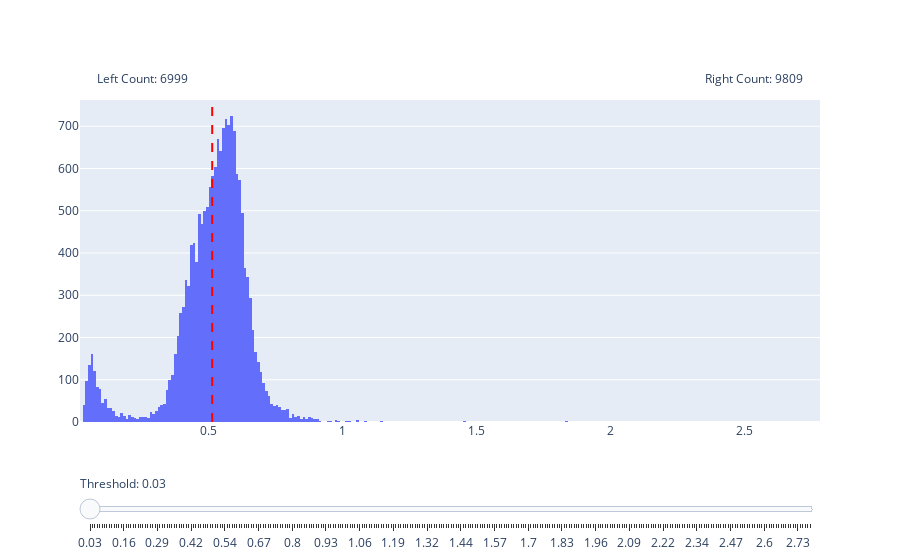

Notebook code for this chart:
### Markdown cell above
### Filter by ratio between first and last dapi signal

### Code cell
# explore the data
df = pd.DataFrame(data=sdata['imaging'].X, columns=sdata['imaging'].var_names)
df['DNA_ratio'] = df['mean_DAPI_2'] / df['mean_DAPI_bg']
filtering.plot_dynamic_histogram(df, "DNA_ratio", bins=300)
